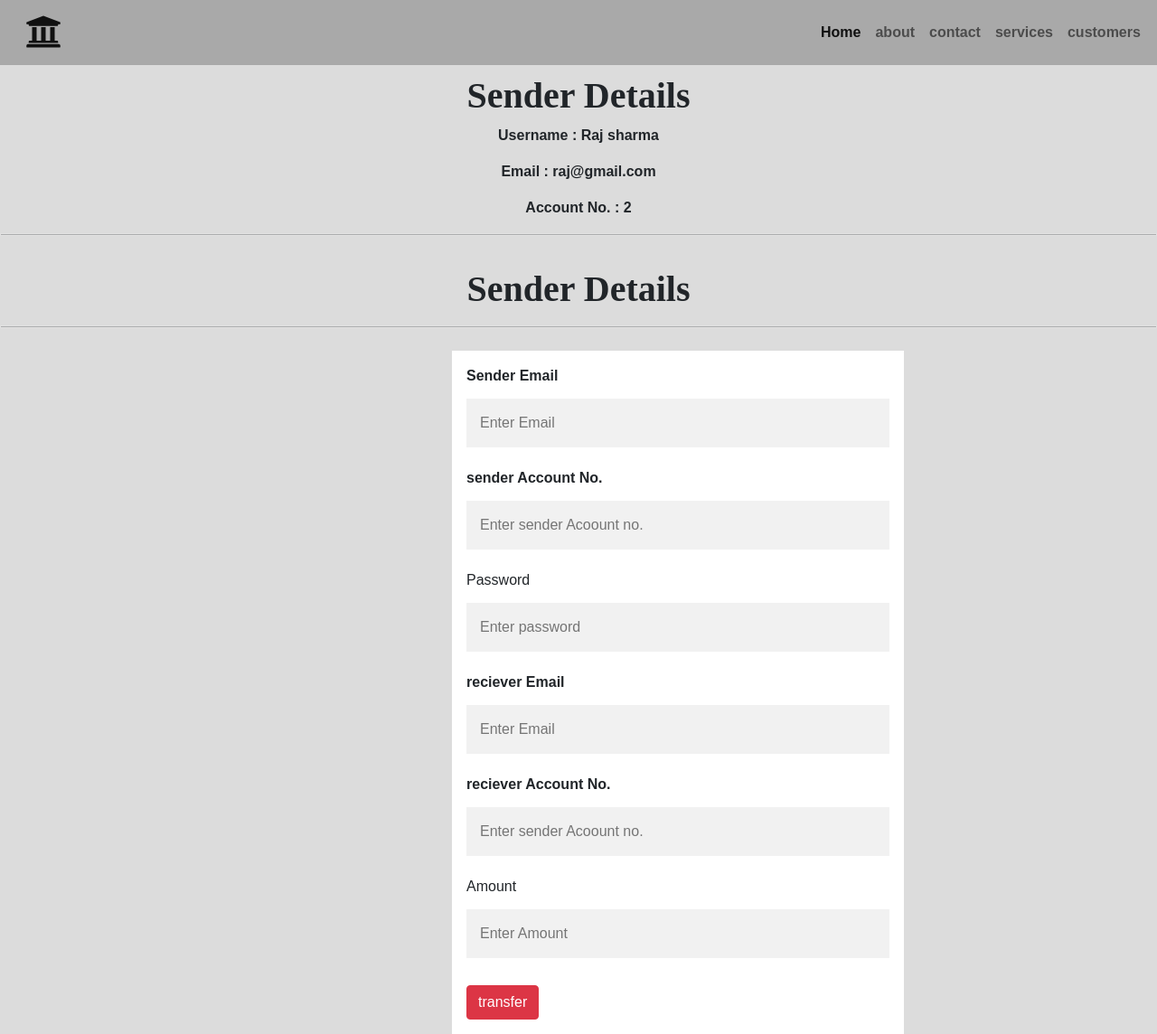
The page /make_transaction/6548791235 on the database its author committed.
### core/models.py (models this page shows)
class Customers(models.Model):
    first_name = models.CharField(max_length=100)
    last_name = models.CharField(max_length=100)
    user_email = models.EmailField(max_length=100, unique=True)
    acoount_no = models.CharField(max_length=220, unique=True)
    password = models.CharField(max_length=100)
    current_balance = models.FloatField(
        validators=[MinValueValidator(3000.00)])

### core/views.py (the view)
# urls.py: path('make_transaction/<int:id>', make_transaction, name="make_transaction"),
def make_transaction(request, id):
    o_cust = Customers.objects.get(acoount_no=id)
    context = {
        'user_email': o_cust.user_email,
        'first_name': o_cust.first_name,
        'last_name': o_cust.last_name,
        'acoount_no': o_cust.id,
        'flag': 0,
    }
    return render(request, 'make_transaction.html', context)

### core/templates/make_transaction.html (shortened to what this page needs)
{% extends 'base.html' %}
{% load static %}
{% block content %}
    </head>
    <body>
        <h1 style="text-align: center; font-weight: bold; font-family: cursive; padding-top: 10px;">Sender Details</h1>
        <div class="sender">
            <p>Username : {{first_name}} {{last_name}}</p>
            <p>Email : {{user_email}}</p>
            <p>Account No. : {{acoount_no}}</p>
        </div>
        <hr>
        <h1 style="text-align: center; font-weight: bold; font-family: cursive; padding-top: 10px;">Sender Details</h1>
        <hr>
    <form action="{% url 'transfer' %}" class="form1" method="POST">
      <div class="container">
        <label for="sender_email"><b> Sender Email</b></label><br>
        <input type="text" placeholder="Enter Email" name="sender_email" id="email" required><br>
        <label for="sender_acc"><b>sender Account No.</b></label>
        <input type="text" placeholder="Enter sender Acoount no." name="sender_acc" required>
        <label for="sender_password">Password</label>
        <input type="password" name="sender_password" id="" placeholder="Enter password">
        <label for="reciever_email"><b> reciever Email</b></label><br>
        <input type="text" placeholder="Enter Email" name="reciever_email" id="email" required><br>
        <label for="reciever_acc"><b>reciever Account No.</b></label>
        <input type="text" placeholder="Enter sender Acoount no." name="reciever_acc" required>
        <label for="amount">Amount</label>
        <input type="text" placeholder="Enter Amount" name="amount" required>
        <input type="Submit" class="btn btn-danger mt-2" value="transfer">
      </div>
    </form>
    </body>
{% endblock content %}

### core/static/css/style.css (style rules this page uses)
* { margin: 0; padding: 0; font-family: sans-serif; }

### core/templates/make_transaction.html (style rules this page uses)
body { font-family: Arial, Helvetica, sans-serif; background-color:gainsboro; }
* { box-sizing: border-box; }
.container { padding: 16px; background-color: white; }
input[type=text], input[type=password] { width: 100%; padding: 15px; margin: 5px 0 22px 0; display: inline-block; border: none; background: #f1f1f1; }
hr { border: 1px solid #f1f1f1; margin-bottom: 25px; }
.form1 { height: 100px; width: 500px; margin-left: 500px; }
.sender p { text-align: center; font-weight: bold; }

### rows shown on the page
Customers: first_name "Raj", last_name "sharma", user_email "raj@gmail.com"

### other values the page prints
{{ acoount_no }} "2"
